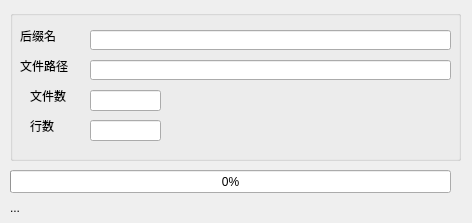
<?xml version="1.0" encoding="UTF-8"?>
<ui version="4.0">
 <class>DlgLineCounterClass</class>
 <widget class="QDialog" name="DlgLineCounterClass">
  <property name="geometry">
   <rect>
    <x>0</x>
    <y>0</y>
    <width>472</width>
    <height>223</height>
   </rect>
  </property>
  <property name="windowTitle">
   <string>LineCounter(Scan)-拖拽文件或文件夹</string>
  </property>
  <property name="windowIcon">
   <iconset resource="DlgLineCounter.qrc">
    <normaloff>:/DlgLineCounter/Addin_LineCounter.ico</normaloff>:/DlgLineCounter/Addin_LineCounter.ico</iconset>
  </property>
  <property name="windowOpacity">
   <double>1.000000000000000</double>
  </property>
  <widget class="QProgressBar" name="m_progressBar">
   <property name="geometry">
    <rect>
     <x>10</x>
     <y>170</y>
     <width>441</width>
     <height>23</height>
    </rect>
   </property>
   <property name="value">
    <number>0</number>
   </property>
  </widget>
  <widget class="QGroupBox" name="groupBox">
   <property name="geometry">
    <rect>
     <x>10</x>
     <y>10</y>
     <width>451</width>
     <height>151</height>
    </rect>
   </property>
   <property name="title">
    <string/>
   </property>
   <widget class="QLabel" name="m_lblFileCount">
    <property name="geometry">
     <rect>
      <x>20</x>
      <y>80</y>
      <width>54</width>
      <height>12</height>
     </rect>
    </property>
    <property name="text">
     <string>文件数</string>
    </property>
   </widget>
   <widget class="QLabel" name="m_lblFilePath">
    <property name="geometry">
     <rect>
      <x>10</x>
      <y>50</y>
      <width>54</width>
      <height>12</height>
     </rect>
    </property>
    <property name="text">
     <string>文件路径</string>
    </property>
   </widget>
   <widget class="QLabel" name="m_lblExt">
    <property name="geometry">
     <rect>
      <x>10</x>
      <y>20</y>
      <width>54</width>
      <height>12</height>
     </rect>
    </property>
    <property name="text">
     <string>后缀名</string>
    </property>
   </widget>
   <widget class="QLineEdit" name="m_edtFileCount">
    <property name="geometry">
     <rect>
      <x>80</x>
      <y>80</y>
      <width>71</width>
      <height>21</height>
     </rect>
    </property>
    <property name="mouseTracking">
     <bool>false</bool>
    </property>
    <property name="acceptDrops">
     <bool>false</bool>
    </property>
    <property name="readOnly">
     <bool>true</bool>
    </property>
   </widget>
   <widget class="QLineEdit" name="m_edtFilePath">
    <property name="geometry">
     <rect>
      <x>80</x>
      <y>50</y>
      <width>361</width>
      <height>20</height>
     </rect>
    </property>
   </widget>
   <widget class="QLineEdit" name="m_edtExt">
    <property name="geometry">
     <rect>
      <x>80</x>
      <y>20</y>
      <width>361</width>
      <height>20</height>
     </rect>
    </property>
   </widget>
   <widget class="QLineEdit" name="m_edtLineCount">
    <property name="geometry">
     <rect>
      <x>80</x>
      <y>110</y>
      <width>71</width>
      <height>21</height>
     </rect>
    </property>
    <property name="mouseTracking">
     <bool>false</bool>
    </property>
    <property name="acceptDrops">
     <bool>false</bool>
    </property>
    <property name="readOnly">
     <bool>true</bool>
    </property>
   </widget>
   <widget class="QLabel" name="m_lblLineCount">
    <property name="geometry">
     <rect>
      <x>20</x>
      <y>110</y>
      <width>54</width>
      <height>12</height>
     </rect>
    </property>
    <property name="text">
     <string>行数</string>
    </property>
   </widget>
  </widget>
  <widget class="QLabel" name="m_lblIteredFile">
   <property name="geometry">
    <rect>
     <x>10</x>
     <y>200</y>
     <width>441</width>
     <height>16</height>
    </rect>
   </property>
   <property name="text">
    <string>...</string>
   </property>
  </widget>
 </widget>
 <layoutdefault spacing="6" margin="11"/>
 <resources>
  <include location="DlgLineCounter.qrc"/>
 </resources>
 <connections/>
</ui>
